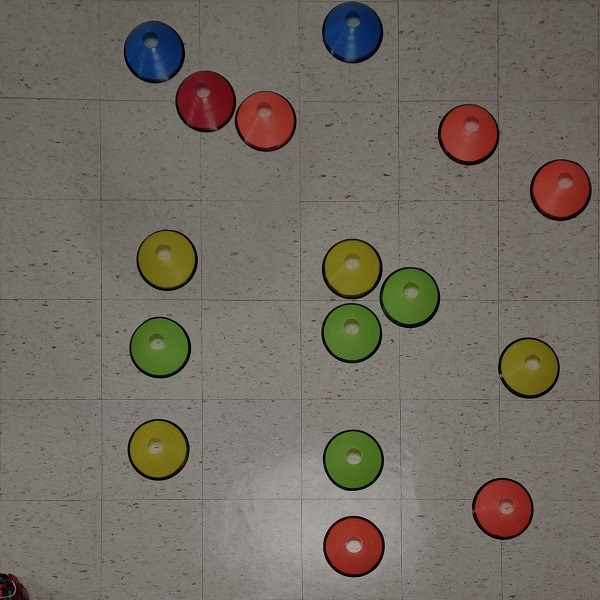
#> input picture Caso_3/CCE_3.jpg, 600 x 600 px, found by its file name
$ python 2-Python_solve_map.py
#> lines starting #> are read from the running program, lines starting #| are printed output that depends on the picture
import os
import matplotlib.pyplot as plt
import myro

environment_size=[300,300] ### size in cm

####-----------------Input Data-----------------
imagen=r"Caso_3\CCE_3.jpg"
n_obstacles=20
slope1=1
slope2=4
rad_hyper=0.1
init_point=[0,0]   ## [x,y] pos
end_point=[590,590]
n_hyper_max=15000
file_slopes=r"Caso_3\slopes.txt"


### slopes file
with open(file_slopes, "w") as file:
    file.write(str(n_obstacles)+ "\n")
    file.write(str(rad_hyper)+ "\n")
    file.write(str(slope1)+ "\n")
    file.write(str(slope2)+ "\n")
    file.write(str(n_hyper_max)+ "\n")
    file.write(str(init_point[0])+ "\n")
    file.write(str(init_point[1])+ "\n")
    file.write(str(end_point[0])+ "\n")
    file.write(str(end_point[1])+ "\n")

# obstacles data
ruta_obstaculos = r"Caso_3\obstacles.txt"

# homotopy tool path
ruta_exe = r"Caso_3\p_trayectoria.exe"

# output data
ruta_datos = r"Caso_3\tray.txt"

# n executions
num_ejecuciones = 1

# Lista para almacenar los datos del archivo de texto
homotopy_path = []

# Lista para almacenar los obstáculos
obstaculos = []

for _ in range(num_ejecuciones):
    os.system(ruta_exe)

    # Leer el archivo de datos generado
    with open(ruta_datos, 'r') as archivo:
        lineas = archivo.readlines()

        # Extraer los datos de cada línea y almacenarlos en la lista
        for linea in lineas:
            elementos = linea.strip().split('\t')
            x = float(elementos[0])
            y = float(elementos[1])
            homotopy_path.append((x, y))

    # Leer el archivo de obstáculos
    with open(ruta_obstaculos, 'r') as archivo_obstaculos:
        lineas_obstaculos = archivo_obstaculos.readlines()

        # Extraer los datos de cada línea y almacenarlos en la lista de obstáculos
        for linea_obstaculo in lineas_obstaculos:
            elementos_obstaculo = linea_obstaculo.strip().split('\t')
            x_obstaculo = float(elementos_obstaculo[0])
            y_obstaculo = float(elementos_obstaculo[1])
            radio_obstaculo = float(elementos_obstaculo[2])
            obstaculos.append((x_obstaculo, y_obstaculo, radio_obstaculo))
#> this loop made 1 pass; (reads Caso_3/tray.txt from the repository)

# Graficar los datos y obstáculos
x_vals = [dato[0] for dato in homotopy_path]
y_vals = [dato[1] for dato in homotopy_path]

##plt.scatter(x_vals, y_vals, color='blue', label='homotopy_path')

for obstaculo in obstaculos:
    x_obstaculo, y_obstaculo, radio_obstaculo = obstaculo
    circulo = plt.Circle((x_obstaculo, y_obstaculo), radio_obstaculo, color='red', fill=False)
    plt.gca().add_patch(circulo)

plt.scatter(x_vals, y_vals, color='blue', label='homotopy_path')
plt.xlabel('X')
plt.ylabel('Y')
plt.title('Homotopy path')
plt.legend()

fig_image = plt.imread(imagen)
#> fig_image is the input picture: shape (600, 600, 3); mean R, G, B 114.6, 107.3, 98.6
alto_px, ancho_px, _ = fig_image.shape
#> alto_px = 600; ancho_px = 600
print("tamano=", alto_px, ancho_px)
#| tamano= 600 600
rezise=max(600/alto_px, 600/ancho_px)
#> rezise = 1
plt.imshow(fig_image, extent=[0, ancho_px*rezise, 0, alto_px*rezise]) ##, aspect='auto', origin='lower'
plt.show()
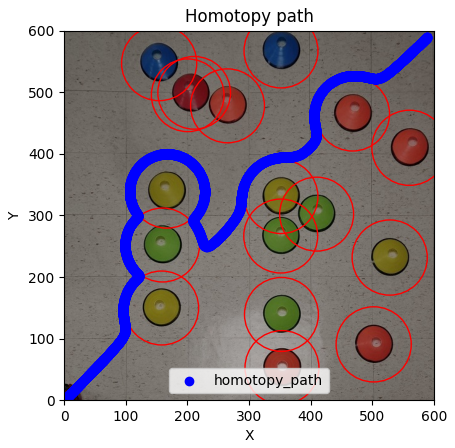
#> figure drawn by matplotlib, 1 panel


fig_image = plt.imread(imagen)
alto_px, ancho_px, _ = fig_image.shape
print("tamano=", alto_px, ancho_px)
#| tamano= 600 600
plt.imshow(fig_image, extent=[0, ancho_px*rezise, 0, alto_px*rezise]) ##, aspect='auto', origin='lower'
plt.show()
